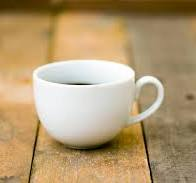
#> input picture visual_search/cup.png, 196 x 183 px
$ python image_rotate.py --input_path ../cup.png   (older library calls are emulated)
#> lines starting #> are read from the running program, lines starting #| are printed output that depends on the picture
# -*- coding=utf-8 -*-
from __future__ import absolute_import
from __future__ import print_function

import argparse

from scipy import misc
from scipy import ndimage
from scipy.misc import imread

args = None


# https://github.com/tiagopereira/python_tips/wiki/Scipy:-image-rotation
def main():
    img = imread(args.input_path)
#> img is the input picture: shape (183, 196, 3); mean R, G, B 179.4, 154.6, 115.9
    img = ndimage.rotate(img, args.angle, mode=args.mode)
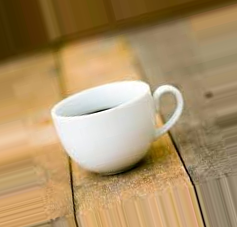
#> img: shape (227, 237, 3); mean R, G, B 172.1, 145, 103.6
    misc.imsave(args.output_path, img)


if __name__ == '__main__':
    parser = argparse.ArgumentParser()
    parser.add_argument(
        '--input_path',
        type=str,
        default='g.jpg',
        help='Image file path.'
    )
    parser.add_argument(
        '--output_path',
        type=str,
        default='g_rotate.jpg',
        help='Output file path.'
    )
    parser.add_argument(
        '--angle',
        type=float,
        default='15',
        help='Rotate angle.'
    )
    parser.add_argument(
        '--mode',
        type=str,
        default='nearest',
        help='Rotate mode.'
    )
    args = parser.parse_args()
    print(args)
    main()
